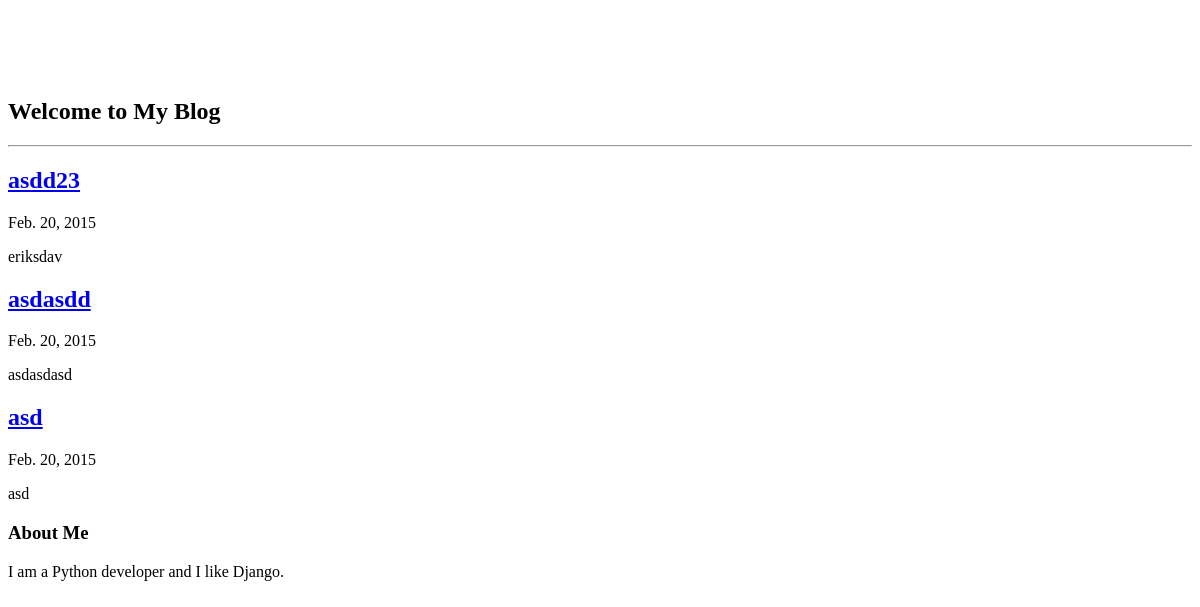
The page /tdd/ on the database its author committed.
### tdd/models.py (models this page shows, shortened)
class Entry(models.Model):
    title = models.CharField(max_length=500)
    author = models.ForeignKey('auth.User')
    body = models.TextField()
    created_at = models.DateTimeField(auto_now_add=True, editable=False)
    modified_at = models.DateTimeField(auto_now=True, editable=False)
    def get_absolute_url(self):
        return reverse('entry_detail', kwargs={'pk': self.pk})
    class Meta:
        verbose_name_plural = 'entries'

### tdd/views.py (the view)
# urls.py: url(r'^tdd/', views.HomeView.as_view(), name='home_view'),
class HomeView(ListView):
    template_name = 'index2.html'
    queryset = Entry.objects.order_by('-created_at')

### tdd/templates/index2.html
{% extends "base.html" %}
{% block content %}
    {% for entry in entry_list %}
        {% include "_entry.html" with entry=entry only %}
    {% empty %}
        <p>No blog entries yet.</p>
    {% endfor %}
{% endblock content %}

### tdd/templates/_entry.html (shortened to what this page needs)
<article>
    <h2><a href="{{ entry.get_absolute_url }}">{{ entry.title }}</a></h2>
    <p class="subheader">
        <time>{{ entry.modified_at|date }}</time>
    </p>
    {{ entry.body|linebreaks }}
</article>

### static/standard.css (style rules this page uses)
html, body { overflow-x: hidden; }
body { padding-top: 70px; }

### rows shown on the page
Entry: title "asdd23", modified_at "Feb. 20, 2015", body "eriksdav"
Entry: title "asdasdd", modified_at "Feb. 20, 2015", body "asdasdasd"
Entry: title "asd", modified_at "Feb. 20, 2015", body "asd"
